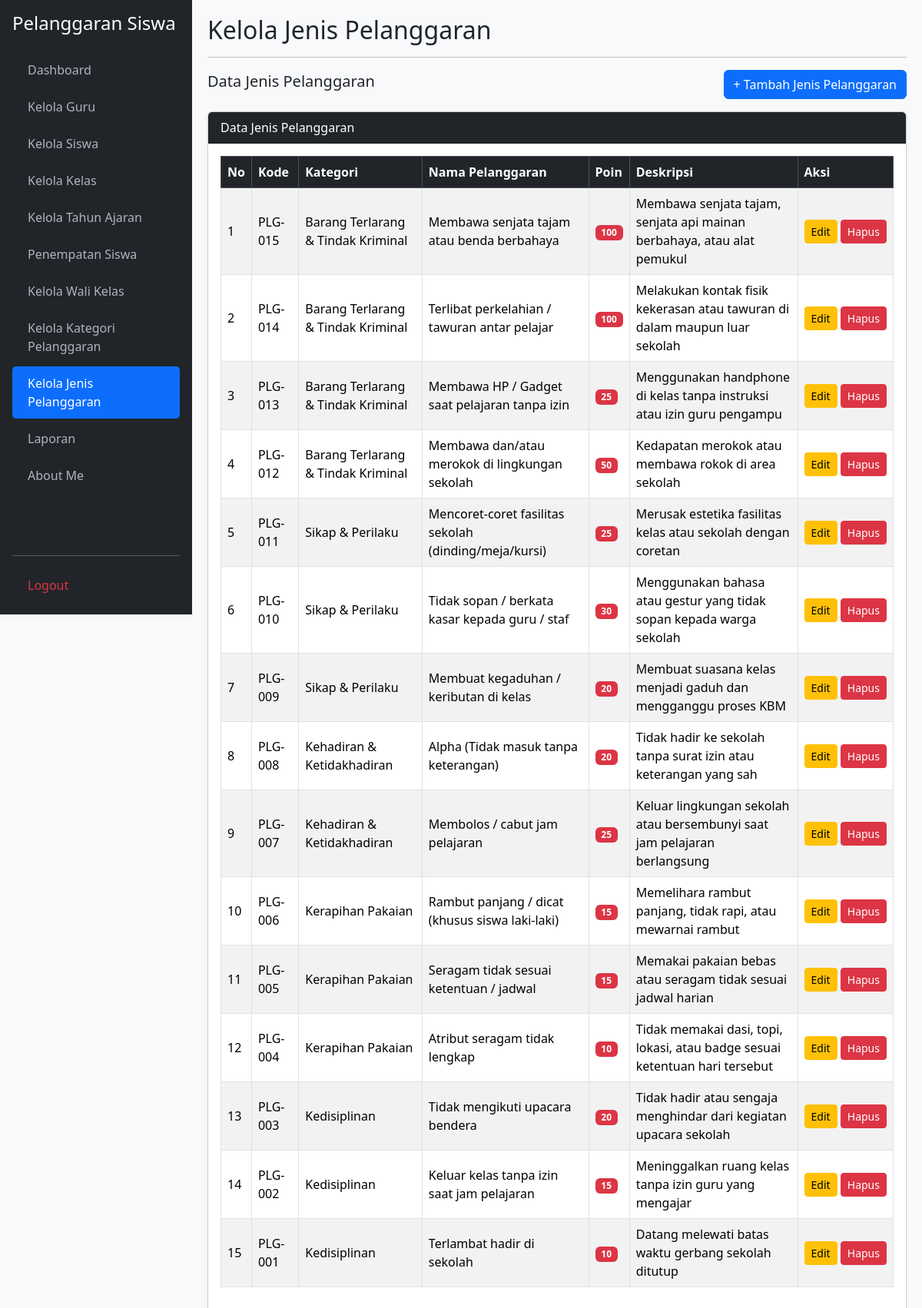
Screenshot of /kelola_jenis_pelanggaran.php (signed in) with the database file from the repository.
### tables this page shows
CREATE TABLE `t_pelanggaran` (
  `id` int(11) NOT NULL,
  `pelanggaran_kategori_id` int(11) NOT NULL,
  `kode` varchar(30) NOT NULL,
  `nama` varchar(150) NOT NULL,
  `poin` int(11) DEFAULT NULL,
  `deskripsi` text DEFAULT NULL,
  `status_aktif` tinyint(1) DEFAULT 1,
  `created_at` timestamp NULL DEFAULT NULL,
  `updated_at` timestamp NULL DEFAULT NULL
);

CREATE TABLE `t_pelanggaran_kategori` (
  `id` int(11) NOT NULL,
  `nama` varchar(100) NOT NULL,
  `deskripsi` text DEFAULT NULL,
  `status_aktif` tinyint(1) DEFAULT 1,
  `created_at` timestamp NULL DEFAULT NULL,
  `updated_at` timestamp NULL DEFAULT NULL
);

### kelola_jenis_pelanggaran.php (the view, shortened to what this page needs)
<?php
require_once 'koneksi.php';
function e($value) {
    return htmlspecialchars((string)$value, ENT_QUOTES, 'UTF-8');
}
$aksi = $_GET['aksi'] ?? '';
$edit = null;
$listKategori = mysqli_query($koneksi,
    "SELECT id, nama FROM t_pelanggaran_kategori
     WHERE status_aktif=1 ORDER BY nama ASC");
$data = mysqli_query($koneksi,
    "SELECT p.*, k.nama AS nama_kategori
     FROM t_pelanggaran p
     LEFT JOIN t_pelanggaran_kategori k
     ON p.pelanggaran_kategori_id=k.id
     ORDER BY p.id DESC");
?>
<!DOCTYPE html>
<html lang="id">
<head>
    <link href="https://cdn.jsdelivr.net/npm/bootstrap@5.3.3/dist/css/bootstrap.min.css" rel="stylesheet">
    <link href="https://cdn.datatables.net/2.3.4/css/dataTables.bootstrap5.min.css" rel="stylesheet">
</head>
<body>
<div class="sidebar d-flex flex-column p-3">
    <h4 class="text-white mb-4">Pelanggaran Siswa</h4>
    <ul class="nav nav-pills flex-column mb-auto">
        <li class="nav-item mb-1"><a href="dashboard.php">Dashboard</a></li>
        <li class="nav-item mb-1"><a href="kelola_guru.php">Kelola Guru</a></li>
        <li class="nav-item mb-1"><a href="kelola_siswa.php">Kelola Siswa</a></li>
        <li class="nav-item mb-1"><a href="kelola_kelas.php">Kelola Kelas</a></li>
        <li class="nav-item mb-1"><a href="kelola_tahun_ajaran.php">Kelola Tahun Ajaran</a></li>
        <li class="nav-item mb-1"><a href="penempatan_siswa.php">Penempatan Siswa</a></li>
        <li class="nav-item mb-1"><a href="kelola_wali_kelas.php">Kelola Wali Kelas</a></li>
        <li class="nav-item mb-1"><a href="kelola_kategori_pelanggaran.php">Kelola Kategori Pelanggaran</a></li>
        <li class="nav-item mb-1"><a href="kelola_jenis_pelanggaran.php" class="active">Kelola Jenis Pelanggaran</a></li>
        <li class="nav-item mb-1"><a href="laporan.php">Laporan</a></li>
        <li class="nav-item mb-1"><a href="about_me.php">About Me</a></li>
    </ul>
    <hr>
    <a href="logout.php" class="text-danger">Logout</a>
</div>
<div class="main-content">
    <h2 class="mb-3">
        <?= $edit ? 'Edit Jenis Pelanggaran' : ($aksi === 'tambah' ? 'Tambah Jenis Pelanggaran' : 'Kelola Jenis Pelanggaran'); ?>
    </h2>
    <hr>
    <?php if ($aksi === 'tambah' || $edit): ?>
        <div class="card shadow-sm mb-4">
            <div class="card-header bg-primary text-white">
                <?= $edit ? 'Edit Jenis Pelanggaran' : 'Tambah Jenis Pelanggaran'; ?>
            </div>
            <div class="card-body">
                <form method="POST" action="kelola_jenis_pelanggaran.php">
                    <input type="hidden" name="id" value="<?= e($edit['id'] ?? ''); ?>">
                    <div class="mb-3">
                        <label class="form-label">Kategori Pelanggaran:</label>
                        <select name="pelanggaran_kategori_id" class="form-select" required>
                            <option value="">-- Pilih Kategori --</option>
                            <?php if ($listKategori): while ($k = mysqli_fetch_assoc($listKategori)): ?>
                                <option value="<?= (int)$k['id']; ?>"
                                    <?= (($edit['pelanggaran_kategori_id'] ?? '') == $k['id']) ? 'selected' : ''; ?>>
                                    <?= e($k['nama']); ?>
                                </option>
                            <?php endwhile; endif; ?>
                        </select>
                    </div>
                    <div class="mb-3">
                        <label class="form-label">Kode:</label>
                        <input type="text" name="kode" class="form-control"
                               placeholder="Contoh: PLG-001" value="<?= e($edit['kode'] ?? ''); ?>" required>
                    </div>
                    <div class="mb-3">
                        <label class="form-label">Nama Jenis Pelanggaran:</label>
                        <input type="text" name="nama" class="form-control"
                               value="<?= e($edit['nama'] ?? ''); ?>" required>
                    </div>
                    <div class="mb-3">
                        <label class="form-label">Poin:</label>
                        <input type="number" name="poin" class="form-control"
                               min="0" value="<?= e($edit['poin'] ?? ''); ?>" required>
                    </div>
                    <div class="mb-3">
                        <label class="form-label">Deskripsi / Keterangan:</label>
                        <textarea name="deskripsi" class="form-control" rows="2"><?= e($edit['deskripsi'] ?? ''); ?></textarea>
                    </div>
                    <button type="submit" name="simpan" class="btn btn-primary">
                        <?= $edit ? 'Update Data' : 'Simpan'; ?>
                    </button>
                    <a href="kelola_jenis_pelanggaran.php" class="btn btn-secondary">Batal</a>
                </form>
            </div>
        </div>
    <?php else: ?>
        <div class="d-flex justify-content-between align-items-center mb-3">
            <h5>Data Jenis Pelanggaran</h5>
            <a href="kelola_jenis_pelanggaran.php?aksi=tambah" class="btn btn-primary">
                + Tambah Jenis Pelanggaran
            </a>
        </div>
        <div class="card shadow-sm">
            <div class="card-header bg-dark text-white">Data Jenis Pelanggaran</div>
            <div class="card-body">
                <div class="table-responsive">
                    <table id="tabelPelanggaran"
                           class="table table-bordered table-striped table-hover align-middle w-100">
                        <thead class="table-dark">
                            <tr>
                                <th>No</th>
                                <th>Kode</th>
                                <th>Kategori</th>
                                <th>Nama Pelanggaran</th>
                                <th>Poin</th>
                                <th>Deskripsi</th>
                                <th>Aksi</th>
                            </tr>
                        </thead>
                        <tbody>
                        <?php if ($data && mysqli_num_rows($data) > 0): ?>
                            <?php $no=1; while ($r = mysqli_fetch_assoc($data)): ?>
                                <tr>
                                    <td><?= $no++; ?></td>
                                    <td><?= e($r['kode']); ?></td>
                                    <td><?= e($r['nama_kategori'] ?? '-'); ?></td>
                                    <td><?= e($r['nama']); ?></td>
                                    <td><span class="badge bg-danger"><?= (int)$r['poin']; ?></span></td>
                                    <td><?= !empty($r['deskripsi']) ? e($r['deskripsi']) : '-'; ?></td>
                                    <td class="text-nowrap">
                                        <a href="kelola_jenis_pelanggaran.php?edit=<?= (int)$r['id']; ?>"
                                           class="btn btn-sm btn-warning">Edit</a>
                                        <a href="kelola_jenis_pelanggaran.php?hapus=<?= (int)$r['id']; ?>"
                                           class="btn btn-sm btn-danger"
                                           onclick="return confirm('Yakin ingin menghapus jenis pelanggaran ini?')">
                                            Hapus
                                        </a>
                                    </td>
                                </tr>
                            <?php endwhile; ?>
                        <?php endif; ?>
                        </tbody>
                    </table>
                </div>
            </div>
        </div>
    <?php endif; ?>
</div>
</body>
</html>

### kelola_jenis_pelanggaran.php (style rules this page uses)
body { background-color: #f8f9fa; }
.sidebar { min-height: 100vh; background-color: #212529; color: #fff; position: fixed; width: 250px; top: 0; left: 0; overflow-y: auto; }
.sidebar a { color: #adb5bd; text-decoration: none; display: block; padding: 10px 20px; border-radius: 5px; }
.sidebar a:hover, .sidebar a.active { color: #fff; background-color: #0d6efd; }
.main-content { margin-left: 250px; padding: 20px; min-width: 0; }

### rows the page displays
t_pelanggaran: kode "PLG-015", pelanggaran_kategori.nama "Barang Terlarang & Tindak Kriminal", nama "Membawa senjata tajam atau benda berbahaya", poin "100", deskripsi "Membawa senjata tajam, senjata api mainan berbahaya, atau alat pemukul"
t_pelanggaran: kode "PLG-014", pelanggaran_kategori.nama "Barang Terlarang & Tindak Kriminal", nama "Terlibat perkelahian / tawuran antar pelajar", poin "100", deskripsi "Melakukan kontak fisik kekerasan atau tawuran di dalam maupun luar sekolah"
t_pelanggaran: kode "PLG-013", pelanggaran_kategori.nama "Barang Terlarang & Tindak Kriminal", nama "Membawa HP / Gadget saat pelajaran tanpa izin", poin "25", deskripsi "Menggunakan handphone di kelas tanpa instruksi atau izin guru pengampu"
t_pelanggaran: kode "PLG-012", pelanggaran_kategori.nama "Barang Terlarang & Tindak Kriminal", nama "Membawa dan/atau merokok di lingkungan sekolah", poin "50", deskripsi "Kedapatan merokok atau membawa rokok di area sekolah"
t_pelanggaran: kode "PLG-011", pelanggaran_kategori.nama "Sikap & Perilaku", nama "Mencoret-coret fasilitas sekolah (dinding/meja/kursi)", poin "25", deskripsi "Merusak estetika fasilitas kelas atau sekolah dengan coretan"
t_pelanggaran: kode "PLG-010", pelanggaran_kategori.nama "Sikap & Perilaku", nama "Tidak sopan / berkata kasar kepada guru / staf", poin "30", deskripsi "Menggunakan bahasa atau gestur yang tidak sopan kepada warga sekolah"
t_pelanggaran: kode "PLG-009", pelanggaran_kategori.nama "Sikap & Perilaku", nama "Membuat kegaduhan / keributan di kelas", poin "20", deskripsi "Membuat suasana kelas menjadi gaduh dan mengganggu proses KBM"
t_pelanggaran: kode "PLG-008", pelanggaran_kategori.nama "Kehadiran & Ketidakhadiran", nama "Alpha (Tidak masuk tanpa keterangan)", poin "20", deskripsi "Tidak hadir ke sekolah tanpa surat izin atau keterangan yang sah"
t_pelanggaran: kode "PLG-007", pelanggaran_kategori.nama "Kehadiran & Ketidakhadiran", nama "Membolos / cabut jam pelajaran", poin "25", deskripsi "Keluar lingkungan sekolah atau bersembunyi saat jam pelajaran berlangsung"
t_pelanggaran: kode "PLG-006", pelanggaran_kategori.nama "Kerapihan Pakaian", nama "Rambut panjang / dicat (khusus siswa laki-laki)", poin "15", deskripsi "Memelihara rambut panjang, tidak rapi, atau mewarnai rambut"
t_pelanggaran: kode "PLG-005", pelanggaran_kategori.nama "Kerapihan Pakaian", nama "Seragam tidak sesuai ketentuan / jadwal", poin "15", deskripsi "Memakai pakaian bebas atau seragam tidak sesuai jadwal harian"
t_pelanggaran: kode "PLG-004", pelanggaran_kategori.nama "Kerapihan Pakaian", nama "Atribut seragam tidak lengkap", poin "10", deskripsi "Tidak memakai dasi, topi, lokasi, atau badge sesuai ketentuan hari tersebut"
t_pelanggaran: kode "PLG-003", pelanggaran_kategori.nama "Kedisiplinan", nama "Tidak mengikuti upacara bendera", poin "20", deskripsi "Tidak hadir atau sengaja menghindar dari kegiatan upacara sekolah"
t_pelanggaran: kode "PLG-002", pelanggaran_kategori.nama "Kedisiplinan", nama "Keluar kelas tanpa izin saat jam pelajaran", poin "15", deskripsi "Meninggalkan ruang kelas tanpa izin guru yang mengajar"
t_pelanggaran: kode "PLG-001", pelanggaran_kategori.nama "Kedisiplinan", nama "Terlambat hadir di sekolah", poin "10", deskripsi "Datang melewati batas waktu gerbang sekolah ditutup"
